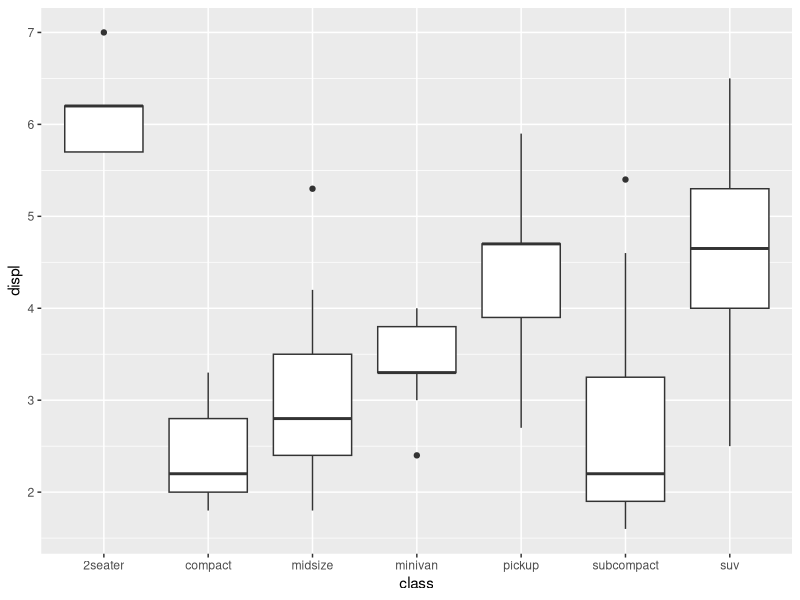
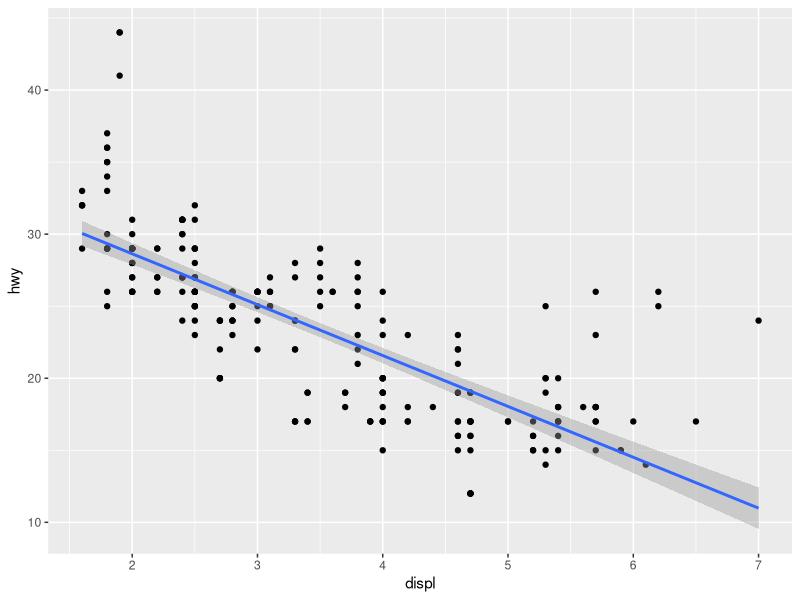

Source code (R) for these figures, in order:
### `geom_*` functions

library(tidyverse)

## ggplot(data, mapping = aes(), ...) +
##   geom_XXX(mapping = NULL, data = NULL, stat, ...)

## geom_point(mapping = NULL, data = NULL, stat = "identity",
##   position = "identity", ..., na.rm = FALSE, show.legend = NA,
##   inherit.aes = TRUE)
## 
## geom_boxplot(mapping = NULL, data = NULL, stat = "boxplot",
##   position = "dodge2", ..., outlier.colour = NULL,
##   outlier.color = NULL, outlier.fill = NULL, outlier.shape = 19,
##   outlier.size = 1.5, outlier.stroke = 0.5, outlier.alpha = NULL,
##   notch = FALSE, notchwidth = 0.5, varwidth = FALSE, na.rm = FALSE,
##   show.legend = NA, inherit.aes = TRUE)

class(mpg$class)

ggplot(mpg, aes(x = class, y = displ)) +
  geom_boxplot()

ggplot(mpg, aes(x = displ, y = hwy)) +
  geom_point() +
  geom_smooth(method = "lm")
